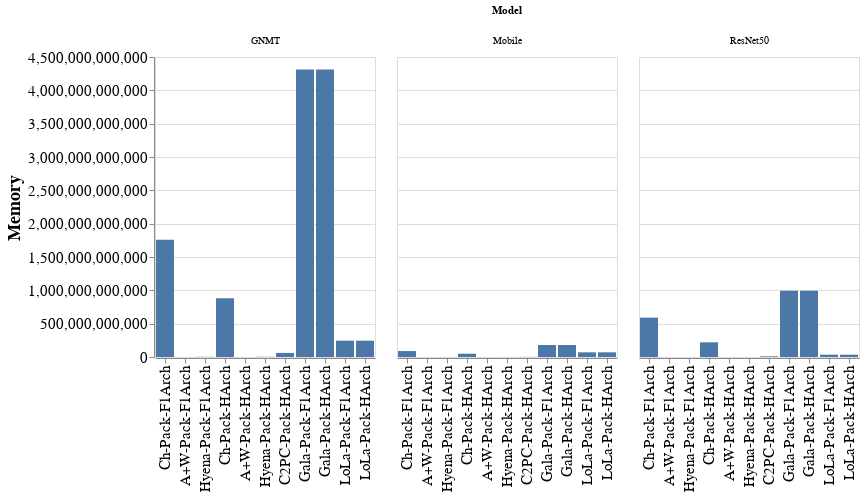

The code cell stored with this chart in its notebook:
### Markdown cell above
# Other Metrics

### Code cell
temp_dd = []
SCALE = 1e9

# for cnn_name, data in [("ResNet50",data_resnet), ("Mobile",data_mobile), ("GNMT",data_gnmt),("ResNet20",data_resnet20)]:
for cnn_name, data in [("ResNet50",data_resnet), ("Mobile",data_mobile), ("GNMT",data_gnmt)]:
    for model in data:
        if 'ngraph' in model[0]:
            continue
        if 'plus' in model[0]:
            continue
#         if 'hyena' not in model[2]:
#             continue
#         if 'channel' not in model[0] and 'cheetah' not in model[0]:
#             continue
#         if 'hyena' not in model[0] and 'lion' not in model[0]:
#             continue
        for layer in data[model]:
            if 'FC' in data[model][layer]['Layer']:
                continue
            temp_dd.append([
                cnn_name,
                replace_strings["_".join(model[:-1])],
                data[model][layer]['Layer'],
                int(data[model][layer]['Chiplet']['Memory'])
            ])
                        
df_dd = pd.DataFrame(temp_dd, columns=['Model', 'Config', 'Layer', 'Memory'])
# df_l = df_temp[df_temp['Layer'] == 'CONV 2 1 2']
# df_l = df_temp[df_temp['Layer'] == 'CONV 2 1 Residual']
dd = df_dd.groupby(['Model', 'Config']).sum().reset_index()


alt.Chart(dd).mark_bar().encode(
    x=alt.X('Config', axis=alt.Axis(title=None), sort=order_string),
    y=alt.Y('Memory'),
    column=alt.Column('Model')
).configure_axis(
    labelFontSize=15,
    titleFontSize=18
).configure_legend(
    labelFontSize=15,
    titleFontSize=18
).display()

print(df_dd.groupby(['Model', 'Config']).sum().reset_index())

### Figure 1 — Vega-Lite specification as saved in the notebook (floating-point values rounded to 4 significant figures)
{"config": {"view": {"continuousWidth": 400, "continuousHeight": 300}, "axis": {"labelFontSize": 15, "titleFontSize": 18}, "legend": {"labelFontSize": 15, "titleFontSize": 18}}, "data": {"name": "data-e0433c250b12339f3c1e6155a4a69924"}, "mark": "bar", "encoding": {"column": {"field": "Model", "type": "nominal"}, "x": {"axis": {"title": null}, "field": "Config", "sort": ["Ch-Pack-F1Arch", "GA-Pack-F1ArchA-Pack-F1Arch", "A+W-Pack-F1Arch", "Hyena-Pack-F1Arch", "Ch-Pack-HArch", "A-Pack-HArch", "A+W-Pack-HArch", "Hyena-Pack-HArch"], "type": "nominal"}, "y": {"field": "Memory", "type": "quantitative"}}, "$schema": "https://vega.github.io/schema/vega-lite/v4.17.0.json", "datasets": {"data-e0433c250b12339f3c1e6155a4a69924": [{"Model": "GNMT", "Config": "A+W-Pack-F1Arch", "Memory": 508751872}, {"Model": "GNMT", "Config": "A+W-Pack-HArch", "Memory": 508751872}, {"Model": "GNMT", "Config": "C2PC-Pack-HArch", "Memory": 61122543616}, {"Model": "GNMT", "Config": "Ch-Pack-F1Arch", "Memory": 1759915278336}, {"Model": "GNMT", "Config": "Ch-Pack-HArch", "Memory": 879967076352}, {"Model": "GNMT", "Config": "Gala-Pack-F1Arch", "Memory": 4312602247168}, {"Model": "GNMT", "Config": "Gala-Pack-HArch", "Memory": 4312602247168}, {"Model": "GNMT", "Config": "Hyena-Pack-F1Arch", "Memory": 3065741312}, {"Model": "GNMT", "Config": "Hyena-Pack-HArch", "Memory": 3065741312}, {"Model": "GNMT", "Config": "LoLa-Pack-F1Arch", "Memory": 244841447424}, {"Model": "GNMT", "Config": "LoLa-Pack-HArch", "Memory": 244841447424}, {"Model": "Mobile", "Config": "A+W-Pack-F1Arch", "Memory": 339528704}, {"Model": "Mobile", "Config": "A+W-Pack-HArch", "Memory": 339528704}, {"Model": "Mobile", "Config": "C2PC-Pack-HArch", "Memory": 1509480448}, {"Model": "Mobile", "Config": "Ch-Pack-F1Arch", "Memory": 89008173056}, {"Model": "Mobile", "Config": "Ch-Pack-HArch", "Memory": 49181618176}, {"Model": "Mobile", "Config": "Gala-Pack-F1Arch", "Memory": 179853559808}, {"Model": "Mobile", "Config": "Gala-Pack-HArch", "Memory": 179853559808}, {"Model": "Mobile", "Config": "Hyena-Pack-F1Arch", "Memory": 538760192}, {"Model": "Mobile", "Config": "Hyena-Pack-HArch", "Memory": 538760192}, {"Model": "Mobile", "Config": "LoLa-Pack-F1Arch", "Memory": 70425006080}, {"Model": "Mobile", "Config": "LoLa-Pack-HArch", "Memory": 70425006080}, {"Model": "ResNet50", "Config": "A+W-Pack-F1Arch", "Memory": 289366016}, {"Model": "ResNet50", "Config": "A+W-Pack-HArch", "Memory": 289366016}, {"Model": "ResNet50", "Config": "C2PC-Pack-HArch", "Memory": 9911261184}, {"Model": "ResNet50", "Config": "Ch-Pack-F1Arch", "Memory": 590446956544}, {"Model": "ResNet50", "Config": "Ch-Pack-HArch", "Memory": 220387233792}, {"Model": "ResNet50", "Config": "Gala-Pack-F1Arch", "Memory": 992969385984}, {"Model": "ResNet50", "Config": "Gala-Pack-HArch", "Memory": 992969385984}, {"Model": "ResNet50", "Config": "Hyena-Pack-F1Arch", "Memory": 466014208}, {"Model": "ResNet50", "Config": "Hyena-Pack-HArch", "Memory": 466014208}, {"Model": "ResNet50", "Config": "LoLa-Pack-F1Arch", "Memory": 34412507136}, {"Model": "ResNet50", "Config": "LoLa-Pack-HArch", "Memory": 34412507136}]}}
